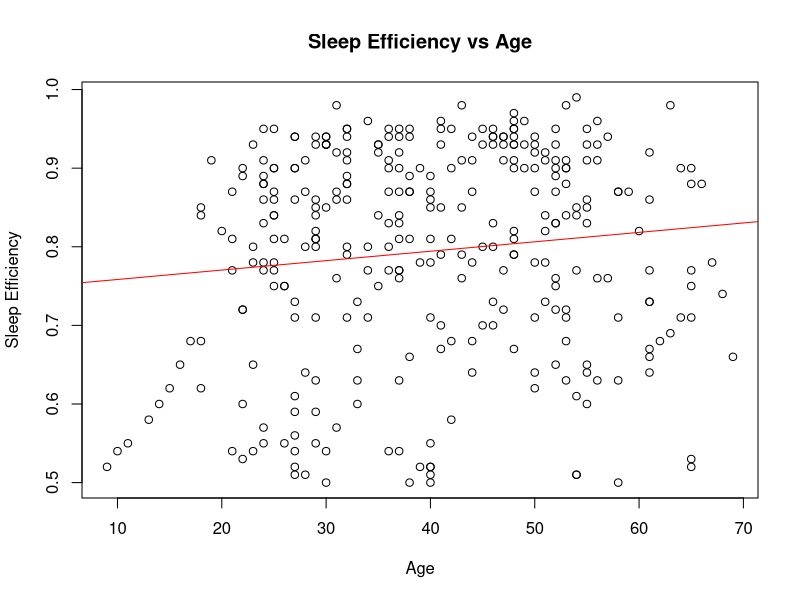

Reproduce this figure in R.
# import data from csv file
data <- read.csv("Training_Data.csv", header = TRUE, sep = ",")

# print conlumn names
colnames(data)

# create a linear model relating sleep efficiency to age
model <- lm(Sleep.efficiency ~ Age, data = data)

# print model summary
summary(model)

# plot the data
plot(data$Age, data$Sleep.efficiency, xlab = "Age", ylab = "Sleep Efficiency", main = "Sleep Efficiency vs Age")

# add the regression line
abline(model, col = "red")

#  get the predicted values
confint(model, level = 0.95)